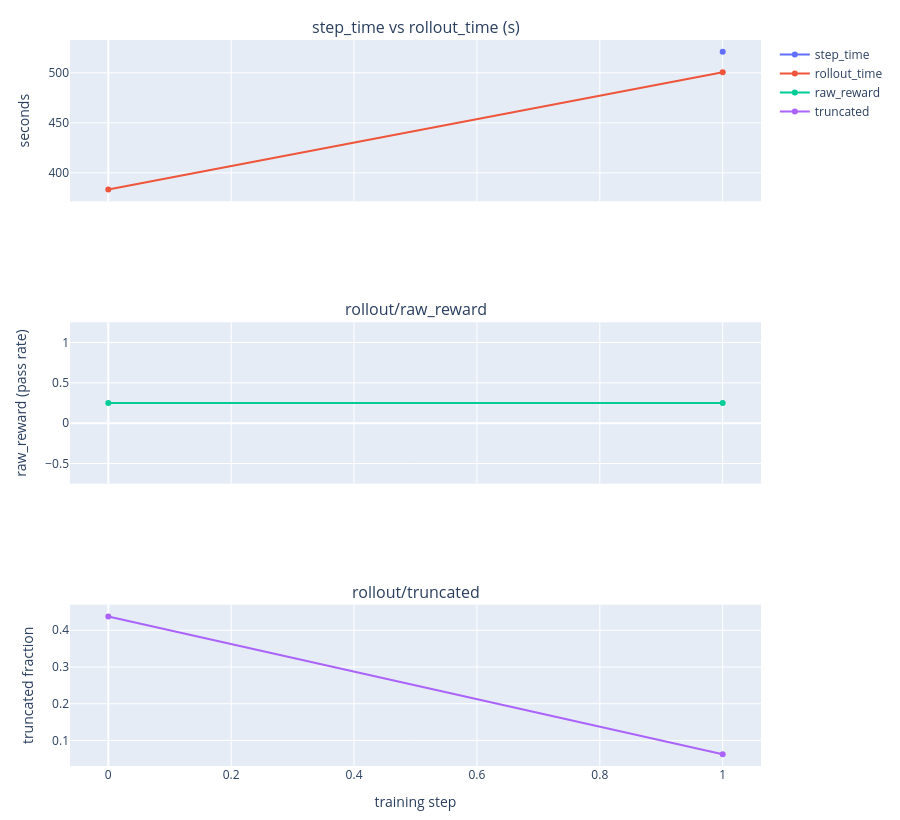

Source (notebook cell):
### Markdown cell above
## 9. Monitoring Training

One cell drives the whole run. Every refresh it prints, **pinned at the top so it never scrolls away**, the **W&B run link** (parsed from `train.log`) followed by a **live `train.log` tail**. Then:

- **During the rollout phase** (before the first training step finishes) it **reuses the Section 7 rollout monitor** (`rollout_panel`) to show the per-sample turns/reward view — so run that cell once first.
- **After the first full rollout + training step**, it switches to the live, **hover-able** line charts below.

Live, **hover-able** line charts rendered **in the notebook** (so a non-W&B viewer sees the same curves), parsed from `train.log`:

- **Timing** — `step_time` (wall-clock between steps) vs `rollout_time` (`perf/rollout_time`).
- **Reward** — `rollout/raw_reward` (pass rate) per step.
- **Truncated** — `rollout/truncated` per step.

Hover any point to read its **Y value** (plotly; auto-installed on first run, `hovermode="x unified"` shows all series at that step). Below the charts: a per-step table (re-printed every refresh, so every step is shown) and the **turns-per-sample** for the latest rollout. Re-renders in place; **interrupt (stop) to end** — this only reads logs and does not affect training. These mirror the W&B `perf/*`, `rollout/*` series.

### Code cell
# Live training monitor: W&B link + train.log tail + current-step rollout panel +
# hover-able charts. Definitions live in notebook-monitoring/training_monitor.py. Interrupt to end.
import os, sys, importlib
sys.path.insert(0, os.path.join(
    os.environ.get("EX", os.path.join(os.getcwd(), "examples/experimental/qwen3-codecontests")),
    "notebook-monitoring"))
import rollout_monitor, training_monitor
importlib.reload(rollout_monitor); importlib.reload(training_monitor)
training_monitor.watch_training()

### Figure 1 — Plotly figure (JSON) as saved in the notebook; plotly's stock layout.template omitted (floating-point values rounded to 4 significant figures)
{"data": [{"mode": "lines+markers", "name": "step_time", "type": "scatter", "x": [0, 1], "xaxis": "x", "y": [null, 521], "yaxis": "y"}, {"mode": "lines+markers", "name": "rollout_time", "type": "scatter", "x": [0, 1], "xaxis": "x", "y": [383.3, 500.6], "yaxis": "y"}, {"mode": "lines+markers", "name": "raw_reward", "type": "scatter", "x": [0, 1], "xaxis": "x2", "y": [0.25, 0.25], "yaxis": "y2"}, {"mode": "lines+markers", "name": "truncated", "type": "scatter", "x": [0, 1], "xaxis": "x3", "y": [0.4375, 0.0625], "yaxis": "y3"}], "layout": {"annotations": [{"font": {"size": 16}, "showarrow": false, "text": "step_time vs rollout_time (s)", "x": 0.5, "xanchor": "center", "xref": "paper", "y": 1, "yanchor": "bottom", "yref": "paper"}, {"font": {"size": 16}, "showarrow": false, "text": "rollout/raw_reward", "x": 0.5, "xanchor": "center", "xref": "paper", "y": 0.6111, "yanchor": "bottom", "yref": "paper"}, {"font": {"size": 16}, "showarrow": false, "text": "rollout/truncated", "x": 0.5, "xanchor": "center", "xref": "paper", "y": 0.2222, "yanchor": "bottom", "yref": "paper"}], "height": 820, "hovermode": "x unified", "margin": {"b": 45, "l": 70, "r": 20, "t": 40}, "xaxis": {"anchor": "y", "domain": [0, 1], "matches": "x3", "showticklabels": false}, "xaxis2": {"anchor": "y2", "domain": [0, 1], "matches": "x3", "showticklabels": false}, "xaxis3": {"anchor": "y3", "domain": [0, 1], "title": {"text": "training step"}}, "yaxis": {"anchor": "x", "domain": [0.7778, 1], "title": {"text": "seconds"}}, "yaxis2": {"anchor": "x2", "domain": [0.3889, 0.6111], "title": {"text": "raw_reward (pass rate)"}}, "yaxis3": {"anchor": "x3", "domain": [0, 0.2222], "title": {"text": "truncated fraction"}}}}
